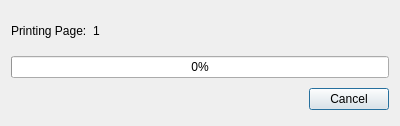
<?xml version="1.0" encoding="UTF-8"?>
<ui version="4.0">
 <class>PrintProgressDialog</class>
 <widget class="QDialog" name="PrintProgressDialog">
  <property name="geometry">
   <rect>
    <x>0</x>
    <y>0</y>
    <width>400</width>
    <height>126</height>
   </rect>
  </property>
  <property name="windowTitle">
   <string>FalconBoard</string>
  </property>
  <layout class="QGridLayout" name="gridLayout">
   <item row="0" column="0">
    <widget class="QLabel" name="label">
     <property name="text">
      <string>Printing Page:</string>
     </property>
    </widget>
   </item>
   <item row="0" column="1">
    <widget class="QLabel" name="lblPage">
     <property name="text">
      <string>1</string>
     </property>
    </widget>
   </item>
   <item row="0" column="2">
    <spacer name="horizontalSpacer">
     <property name="orientation">
      <enum>Qt::Horizontal</enum>
     </property>
     <property name="sizeHint" stdset="0">
      <size>
       <width>294</width>
       <height>20</height>
      </size>
     </property>
    </spacer>
   </item>
   <item row="1" column="0" colspan="3">
    <widget class="QProgressBar" name="pbPrint">
     <property name="value">
      <number>0</number>
     </property>
    </widget>
   </item>
   <item row="2" column="0" colspan="3">
    <layout class="QHBoxLayout">
     <property name="spacing">
      <number>6</number>
     </property>
     <property name="leftMargin">
      <number>0</number>
     </property>
     <property name="topMargin">
      <number>0</number>
     </property>
     <property name="rightMargin">
      <number>0</number>
     </property>
     <property name="bottomMargin">
      <number>0</number>
     </property>
     <item>
      <spacer>
       <property name="orientation">
        <enum>Qt::Horizontal</enum>
       </property>
       <property name="sizeHint" stdset="0">
        <size>
         <width>131</width>
         <height>31</height>
        </size>
       </property>
      </spacer>
     </item>
     <item>
      <widget class="QPushButton" name="cancelButton">
       <property name="text">
        <string>Cancel</string>
       </property>
      </widget>
     </item>
    </layout>
   </item>
  </layout>
 </widget>
 <resources/>
 <connections>
  <connection>
   <sender>cancelButton</sender>
   <signal>clicked()</signal>
   <receiver>PrintProgressDialog</receiver>
   <slot>reject()</slot>
   <hints>
    <hint type="sourcelabel">
     <x>369</x>
     <y>253</y>
    </hint>
    <hint type="destinationlabel">
     <x>179</x>
     <y>282</y>
    </hint>
   </hints>
  </connection>
 </connections>
</ui>
